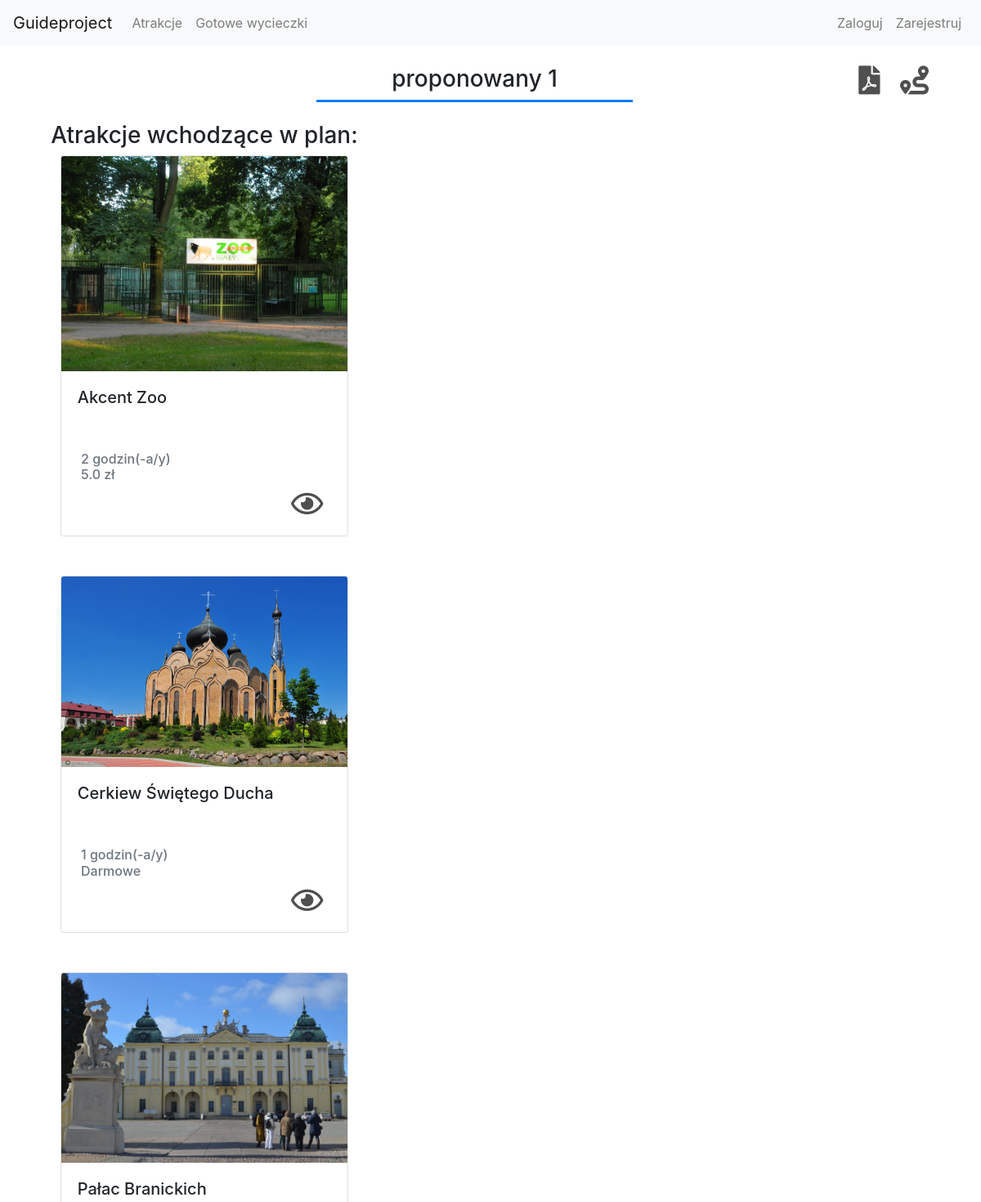
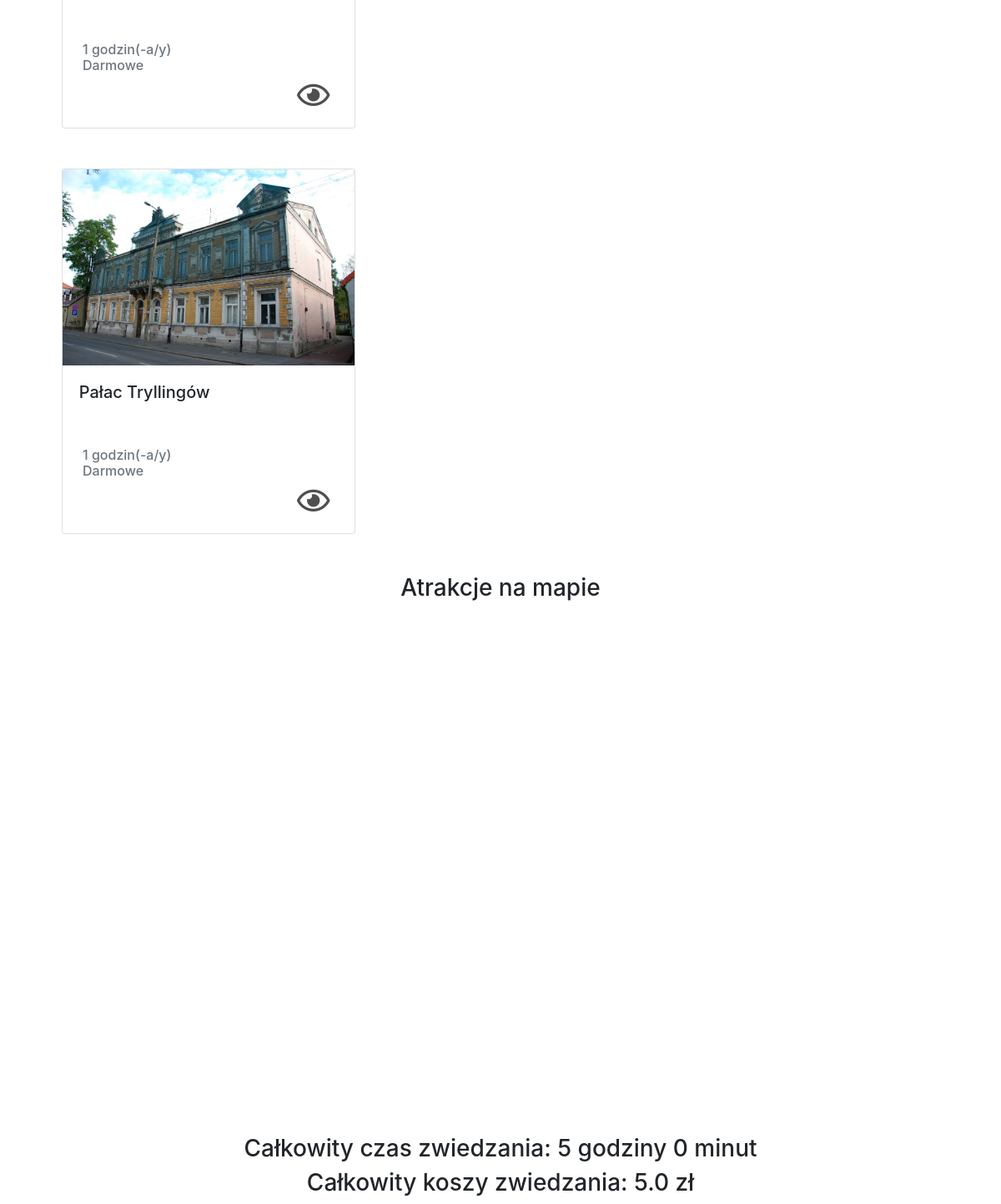
The page /guide/tripplan/6 on the database as committed earlier (2 pictures, top to bottom).
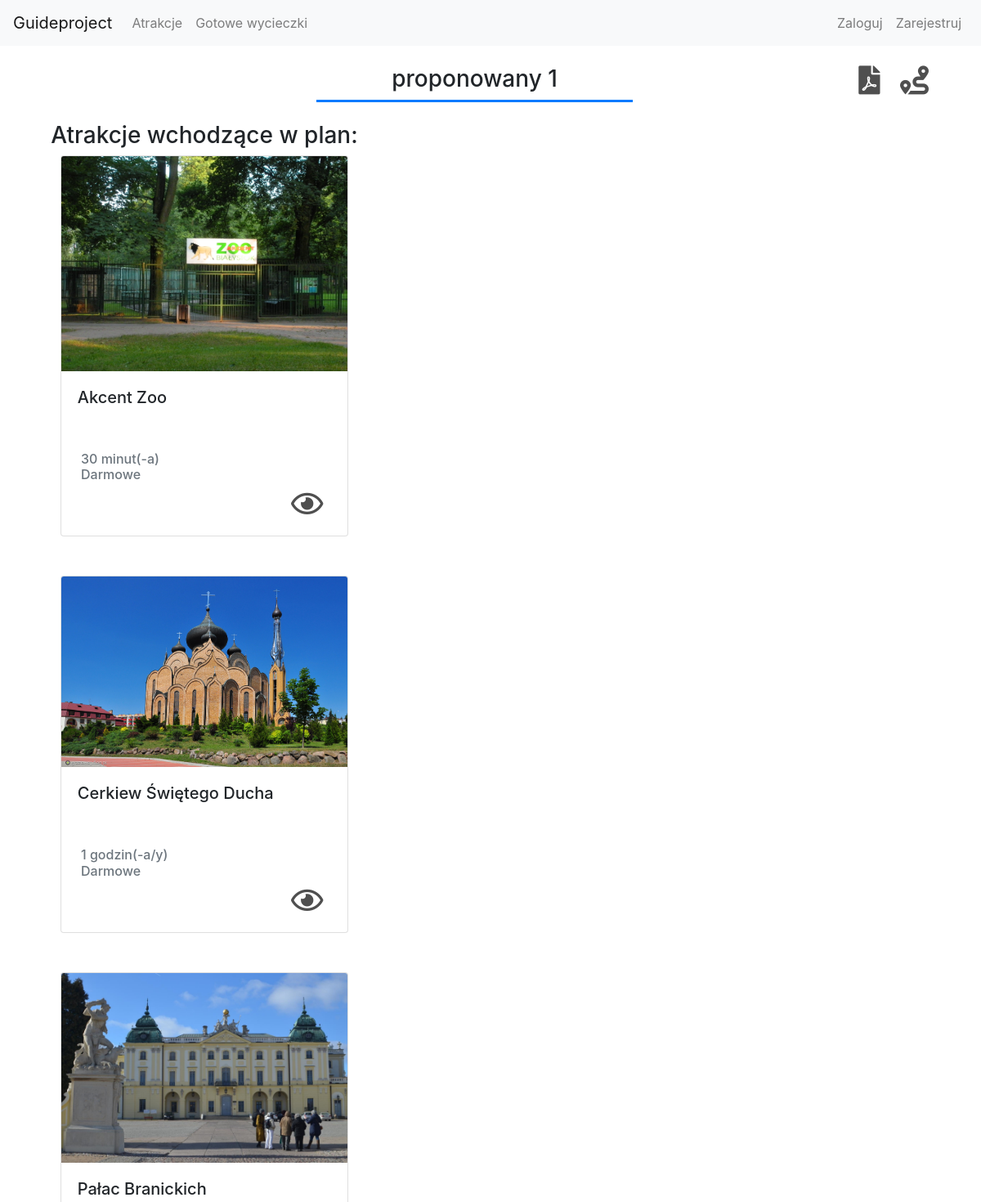
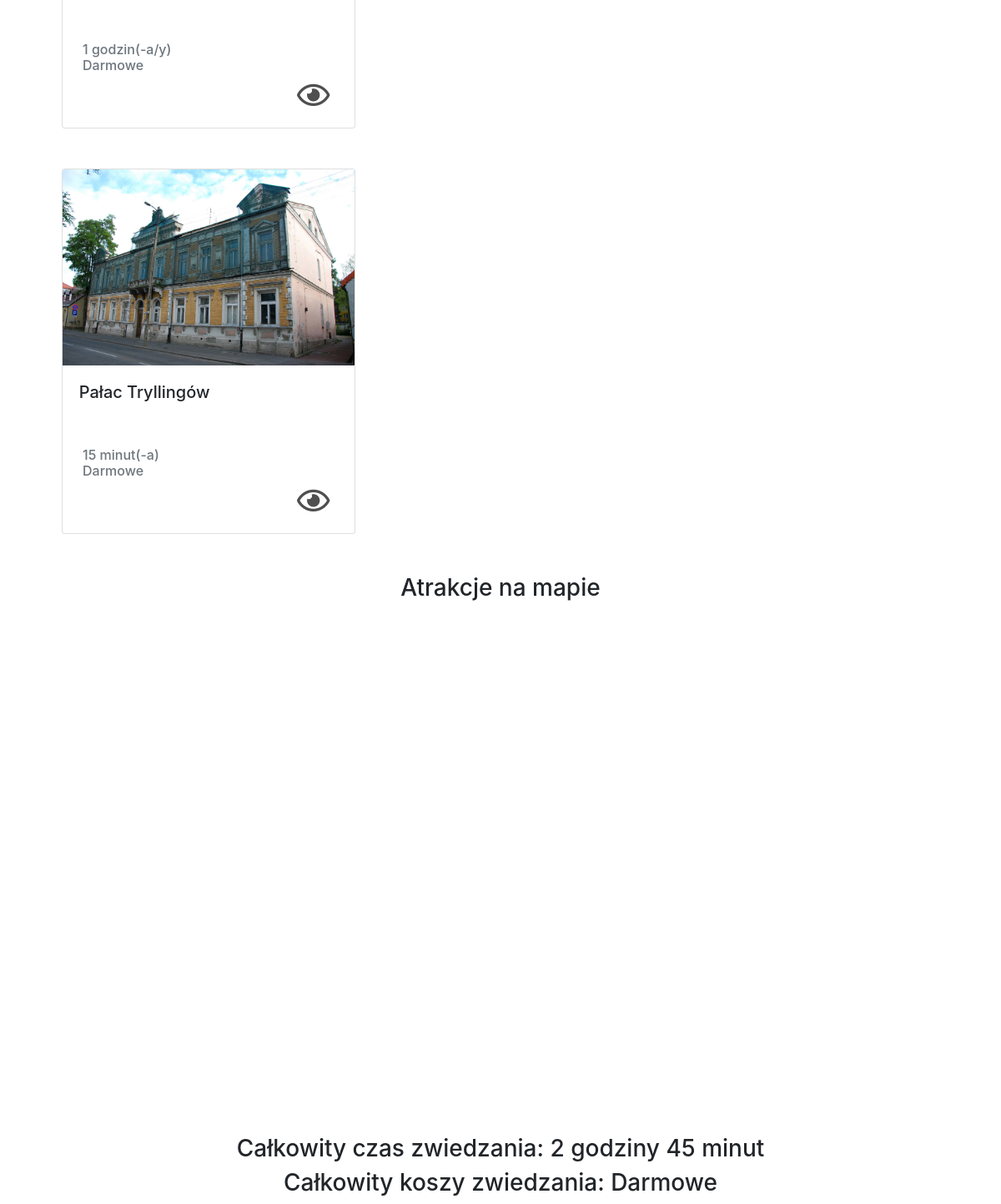
The same page on the database as committed later (2 pictures, top to bottom).
### guide/models.py (models this page shows, shortened)
class TripPlan(models.Model):
    name = models.CharField(_("Name"), max_length=150)
    creator = models.ForeignKey("Client", verbose_name=_(
        "Creator"), on_delete=models.CASCADE, null=True, blank=True)
    attractions = models.ManyToManyField(
        "Attraction", verbose_name=_("Attraction list"))
    def getNumberOfAttractions(self):
        return len(self.attractions.all())
    def getTotalTime(self):
        totalTime = 0
        for attraction in self.attractions.all():
            totalTime += attraction.timeNeededToSightsee
        return totalTime
    def getTotalTimeSplit(self):
        totalTime = self.getTotalTime()
        return math.floor(totalTime), round((totalTime-math.floor(totalTime))*60)
    def getTotalCost(self):
        totalPrice = 0
        for attraction in self.attractions.all():
            totalPrice += attraction.ticketCost
        return totalPrice
    def getFormattedCost(self):
        totalTime = self.getTotalCost()
        if totalTime == 0:
            return 'Darmowe'
        else:
            return f'{totalTime} zł'
    class Meta:
        ordering = ['name']

class Attraction(models.Model):
    name = models.CharField(_("Name"),
                            max_length=200, help_text="Enter attraction's name.")
    description = models.TextField(max_length=500)
    categories = models.ManyToManyField(
        "Category")
    localization = models.ForeignKey(
        "Localization", verbose_name=_("Address"), on_delete=models.CASCADE, null=True, blank=True)
    timeNeededToSightsee = models.FloatField(
        _("Time neede to sightsee (in hours)"))
    ticketCost = models.FloatField(
        _("Ticket's cost"), default=0)
    def display_category(self):
        """Create a string for the Category. This is required to display category in Admin."""
        return ', '.join(category.name for category in self.categories.all())
    def getTimeAsFormattedString(self):
        hours = int(self.timeNeededToSightsee)
        minutes = int((self.timeNeededToSightsee % 1)*60)
        result = ''
        if hours:
            result += str(hours) + ' godzin(-a/y) '
        if minutes:
            result += str(minutes) + ' minut(-a)'
        return result
    def getFormattedCost(self):
        if self.ticketCost == 0:
            return 'Darmowe'
        else:
            return f'{str(self.ticketCost)} zł'
    display_category.short_description = 'Category'
    class Meta:
        ordering = ['name']

### guide/views.py (the view)
# urls.py: path('tripplan/<int:pk>', views.TripPlanDetailView.as_view(),
class TripPlanDetailView(DetailView):
    model = TripPlan
    def get_context_data(self, **kwargs):
        context = super().get_context_data(**kwargs)
        attractionLocalizations = extractInfo(self.object.attractions.all())
        context["attractionLocalizations"] = attractionLocalizations
        hours, minutes = self.object.getTotalTimeSplit()
        context['hours'] = hours
        context['minutes'] = minutes
        context['form'] = SignUpForm
        if self.request.user.is_authenticated and self.object.creator:
            if self.object.creator.pk == self.request.user.pk:
                availableAttractions = Attraction.objects.exclude(
                    pk__in=self.object.attractions.values_list('pk'))
                context['availableAttractions'] = availableAttractions
                context['changeNameForm'] = ChangeTripPlanNameForm
        return context

### guide/views.py (called while the page is built, shortened)
def extractInfo(attractionList):
    formattedInfo = []
    try:
        for attraction in attractionList:
            formattedInfo.append({'name': attraction.name,
                                  'lat-lng': {'lat': attraction.localization.lattitude, 'lng': attraction.localization.longitude}})
        return formattedInfo
    except:
        pass

### guide/templates/guide/tripplan_detail.html (shortened to what this page needs)
{% extends "base.html" %}
{% block content %}
{% load static %}
<div class="container-fluid">
    <div class="row mt-4 mr-4">
        <div class="col-4 text-right">
        </div>
        <div class="col-4 text-center border-bottom border-primary border-3">
        <h3>{{tripplan.name}}</h3>
        </div>
        <div class="col-4 text-right">
            <a class="icon-wrapper" href="{% url 'pdf' tripplan.pk %}"><i class="fas fa-file-pdf"></i></a>
            {% if tripplan.getNumberOfAttractions > 1 %}
                 <a href="#" class="icon-wrapper" data-toggle="modal" data-target="#route">
                 <i class="fas fa-route route"></i>
                 </a>
                 {% endif %}
        </div>
    </div>
    <div class="row mt-4">
        <div class="col-5 text-center">
            <h3>Atrakcje wchodzące w plan:</h3>
                <div class="listing-block ">
                    {% for attraction in tripplan.attractions.all %}
                        <div class="card w-75 text-left mb-5 mx-auto">
                            <img class="card-img-top" src="{% static "images/" %}{{attraction.name}}.jpeg" alt="{{attraction.name}}">
                                <div class="card-body">
                                    <h5 class="card-title pb-5">{{attraction.name}}</h5>
                                    <h6 class="card-subtitle mb-2 text-muted">
                                         {{attraction.getTimeAsFormattedString}}<br>
                                         {{attraction.getFormattedCost}}
                                    </h6>
                                        <p class="card-text text-right">
                                            <a class="icon-wrapper" href="{% url 'attraction-detail' attraction.pk %}">
                                                <i class="far fa-eye"></i>
                                            </a>
                                        </p>
                                </div>
                        </div>
                    {% endfor %}
                </div>
      </div>
      <div class="col text-center">
            <h3 id="mapTitle">Atrakcje na mapie</h3>
            <div id="map"></div>
            <h3>Całkowity czas zwiedzania: <span id="totalTime_hours">{{hours}}</span> godziny
            <span id="totalTime_minutes">{{minutes}}</span> minut</h3>
        <h3>Całkowity koszy zwiedzania: {{tripplan.getFormattedCost}}<h3>
      </div>
      </div>
         </div>
{% endblock content %}

### templates/base.html (shortened to what this page needs)
<!DOCTYPE html PUBLIC "-//W3C//DTD XHTML 1.0 Transitional//EN"
 "http://www.w3.org/TR/xhtml1/DTD/xhtml1-transitional.dtd">
<html xmlns="http://www.w3.org/1999/xhtml" xml:lang="en" lang="en">
<head>
    {% load static %}
    <link rel="stylesheet" href="https://stackpath.bootstrapcdn.com/bootstrap/4.3.1/css/bootstrap.min.css">
    <link rel="stylesheet" href="https://cdnjs.cloudflare.com/ajax/libs/font-awesome/5.8.2/css/all.min.css">
</head>
<body>
<div class="banner" >
    <nav class="navbar navbar-expand-lg navbar-light bg-light">
        <a class="navbar-brand" href="{% url 'home' %}">Guideproject</a>
        <div class="collapse navbar-collapse" id="navbarNav" >
            <ul class="navbar-nav mr-auto">
                <li class="nav-item">
                    {% block attractions_link %}
                        <a class="nav-link" href="{% url 'attractions' %}">Atrakcje</a>
                    {% endblock attractions_link %}
                </li>
                <li class="nav-item">
                    {% block tripplans_link %}
                        <a class="nav-link" href="{% url 'trip-plans' %}">Gotowe wycieczki</a>
                    {% endblock tripplans_link %}
                </li>
            </ul>
            {% if user.is_authenticated %}
                <ul class="navbar-nav">
                    <li class="nav-item dropdown">
                        <a class="nav-link dropdown-toggle" data-toggle="dropdown" href="#" role="button" aria-haspopup="true" aria-expanded="false">{{user.username}} <i class="fas fa-user"></i>
                        </a>
                        <div class="dropdown-menu dropdown-menu-right">
                            <a class="dropdown-item" href="{% url 'my-trip-plans' %}">Moje wycieczki</a>
                            <div class="dropdown-divider"></div>
                            <a class="dropdown-item" href="{% url 'general' %}">Zarządzaj kontem</a>
                            <div class="dropdown-divider"></div>
                            <a class="dropdown-item" href="{% url 'logout'%}?next={% url 'home' %}">Wyloguj</a>
                        </div>
                    </li>
                </ul>
            {% else %}
                <ul class="navbar-nav">
                    {% block signin_button %}
                        <li class="nav-item">
                            <a class = "nav-link" href="#" data-toggle="modal" data-target="#login">Zaloguj</a>
                        </li>
                    {% endblock signin_button %}
                    {% block signup_button %}
                        <li class="nav-item">
                            <a class = "nav-link" href="#" data-toggle="modal" data-target="#signup">Zarejestruj</a>
                        </li>
                    {% endblock signup_button %}
                </ul>
            {% endif %}
        </div>
    </nav>
</div>
    {% block content %}
    {% endblock content%}
</body>
</html>

### templates/base.html (style rules this page uses)
.icon-wrapper { color:#4F4F4F; padding:10px; }
.icon-wrapper i { font-size: 35px; }

### guide/templates/guide/tripplan_detail.html (style rules this page uses)
#map { height:600px; width:800px; margin: 0 auto 30px auto; }
.border-3 { border-width:3px !important; }

Rows that differ between the two databases and show on the page:
changed through a linked row, TripPlan "proponowany 1": getFormattedCost "5.0 zł" → "Darmowe"
changed Attraction "Akcent Zoo": getTimeAsFormattedString "2 godzin(-a/y)" → "30 minut(-a)"; getFormattedCost "5.0 zł" → "Darmowe"
changed Attraction "Pałac Tryllingów": getTimeAsFormattedString "1 godzin(-a/y)" → "15 minut(-a)"
Other text that changed with them:
{{ hours }}: "5" → "2"
{{ minutes }}: "0" → "45"
